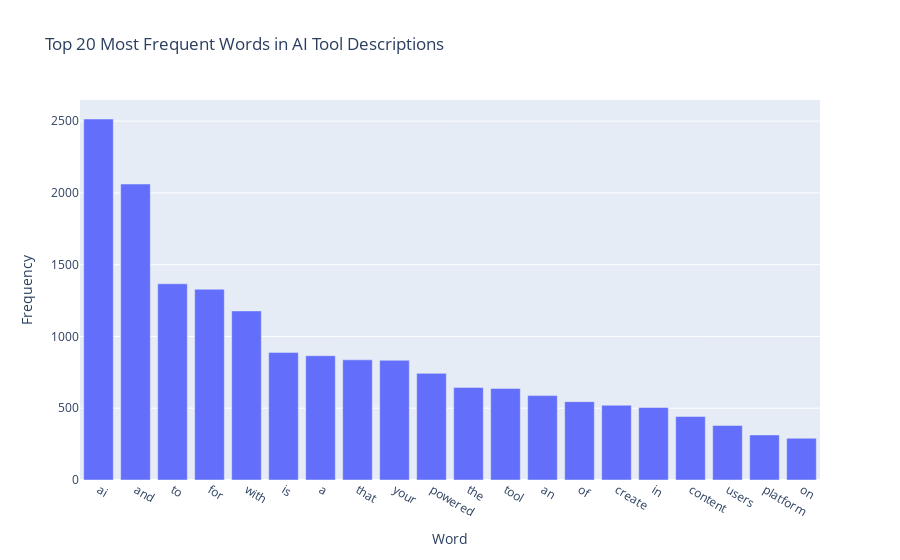

Notebook cell for this chart:
### Code cell
import plotly.express as px
import pandas as pd
from collections import Counter
import re

# Combine all tool descriptions into a single text
all_descriptions = ' '.join(ai_tools_df["Description"]).lower()

# Split into words and count frequencies
words = re.findall(r'\b\w+\b', all_descriptions)
word_freq = Counter(words)

# Create a DataFrame to store word frequencies for hover text
word_counts_df = pd.DataFrame(word_freq.items(), columns=["Word", "Frequency"])

# Sort by frequency
word_counts_df = word_counts_df.sort_values('Frequency', ascending=False)

# Create the Bar Chart
fig = px.bar(
    word_counts_df.head(20),  # Show the top 20 words
    x="Word",  # X-axis: Words
    y="Frequency",  # Y-axis: Frequency counts
    title="Top 20 Most Frequent Words in AI Tool Descriptions",
    labels={'Word': 'Word', 'Frequency': 'Frequency'},
    template="plotly",  # Use the default Plotly template
)

# Customize the appearance
fig.update_layout(
    xaxis_title="Word",  # X-axis label
    yaxis_title="Frequency",  # Y-axis label
)

# Show the chart
fig.show()

### Figure 1 — Plotly figure (JSON) as saved in the notebook; plotly's stock layout.template omitted (floating-point values rounded to 4 significant figures)
{"data": [{"alignmentgroup": "True", "hovertemplate": "Word=%{x}<br>Frequency=%{y}<extra></extra>", "legendgroup": "", "marker": {"color": "#636efa", "pattern": {"shape": ""}}, "name": "", "offsetgroup": "", "orientation": "v", "showlegend": false, "textposition": "auto", "type": "bar", "x": ["ai", "and", "to", "for", "with", "is", "a", "that", "your", "powered", "the", "tool", "an", "of", "create", "in", "content", "users", "platform", "on"], "xaxis": "x", "y": [2515, 2062, 1367, 1329, 1178, 889, 866, 837, 834, 743, 645, 638, 588, 546, 521, 505, 442, 380, 314, 291], "yaxis": "y"}], "layout": {"barmode": "relative", "legend": {"tracegroupgap": 0}, "title": {"text": "Top 20 Most Frequent Words in AI Tool Descriptions"}, "xaxis": {"anchor": "y", "domain": [0, 1], "title": {"text": "Word"}}, "yaxis": {"anchor": "x", "domain": [0, 1], "title": {"text": "Frequency"}}}}
